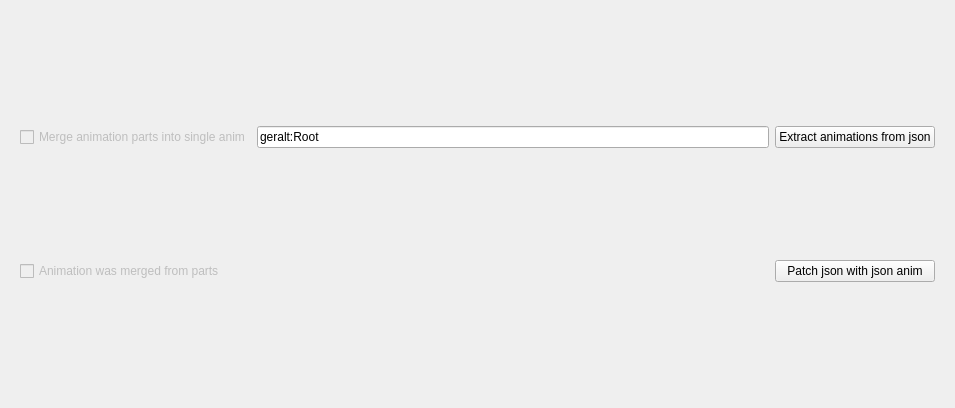
      <widget class="QWidget" name="page_4">
       <property name="geometry">
        <rect>
         <x>0</x>
         <y>0</y>
         <width>955</width>
         <height>408</height>
        </rect>
       </property>
       <attribute name="label">
        <string>[CUTSCENE]: Wkit (motionExtraction) -&gt; MAYA (RootMotion)</string>
       </attribute>
       <layout class="QVBoxLayout" name="verticalLayout_5">
        <item>
         <widget class="QWidget" name="widget_11" native="true">
          <layout class="QGridLayout" name="gridLayout_2">
           <item row="2" column="2">
            <widget class="QPushButton" name="buttonPatchCutscene">
             <property name="text">
              <string>Patch json with json anim</string>
             </property>
            </widget>
           </item>
           <item row="2" column="0">
            <widget class="QCheckBox" name="checkPatchCutsceneMerged">
             <property name="enabled">
              <bool>false</bool>
             </property>
             <property name="text">
              <string>Animation was merged from parts</string>
             </property>
            </widget>
           </item>
           <item row="0" column="0">
            <widget class="QCheckBox" name="checkExtractCutsceneMerge">
             <property name="enabled">
              <bool>false</bool>
             </property>
             <property name="text">
              <string>Merge animation parts into single anim</string>
             </property>
            </widget>
           </item>
           <item row="0" column="2">
            <widget class="QPushButton" name="buttonExtractCutscene">
             <property name="text">
              <string>Extract animations from json</string>
             </property>
            </widget>
           </item>
           <item row="0" column="1">
            <widget class="QLineEdit" name="lineCutsceneFilter1">
             <property name="text">
              <string>geralt:Root</string>
             </property>
             <property name="placeholderText">
              <string>Filter by prefix (example: &quot;geralt:Root&quot;)</string>
             </property>
            </widget>
           </item>
          </layout>
         </widget>
        </item>
       </layout>
      </widget>
